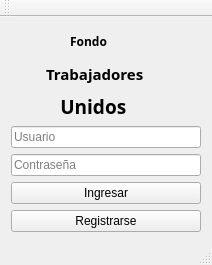
<?xml version="1.0" encoding="UTF-8"?>
<ui version="4.0">
 <class>MainWindow</class>
 <widget class="QMainWindow" name="MainWindow">
  <property name="geometry">
   <rect>
    <x>0</x>
    <y>0</y>
    <width>212</width>
    <height>265</height>
   </rect>
  </property>
  <property name="windowTitle">
   <string>FondoTrabajadoresUnidos</string>
  </property>
  <widget class="QWidget" name="centralWidget">
   <layout class="QVBoxLayout" name="verticalLayout_2">
    <item>
     <widget class="QLabel" name="label">
      <property name="font">
       <font>
        <family>Arial Black</family>
        <pointsize>9</pointsize>
        <weight>75</weight>
        <bold>true</bold>
       </font>
      </property>
      <property name="text">
       <string>                   Fondo</string>
      </property>
     </widget>
    </item>
    <item>
     <widget class="QLabel" name="label_2">
      <property name="font">
       <font>
        <family>Arial Black</family>
        <pointsize>11</pointsize>
        <weight>75</weight>
        <bold>true</bold>
       </font>
      </property>
      <property name="text">
       <string>         Trabajadores</string>
      </property>
     </widget>
    </item>
    <item>
     <widget class="QLabel" name="label_3">
      <property name="font">
       <font>
        <family>Arial Black</family>
        <pointsize>14</pointsize>
        <weight>75</weight>
        <bold>true</bold>
       </font>
      </property>
      <property name="text">
       <string>          Unidos</string>
      </property>
     </widget>
    </item>
    <item>
     <layout class="QVBoxLayout" name="verticalLayout">
      <item>
       <layout class="QHBoxLayout" name="horizontalLayout_2">
        <item>
         <widget class="QLineEdit" name="Usuario">
          <property name="accessibleName">
           <string/>
          </property>
          <property name="text">
           <string/>
          </property>
          <property name="placeholderText">
           <string>Usuario</string>
          </property>
         </widget>
        </item>
       </layout>
      </item>
      <item>
       <widget class="QLineEdit" name="Pass">
        <property name="inputMask">
         <string/>
        </property>
        <property name="text">
         <string/>
        </property>
        <property name="echoMode">
         <enum>QLineEdit::Password</enum>
        </property>
        <property name="placeholderText">
         <string>Contraseña</string>
        </property>
       </widget>
      </item>
      <item>
       <widget class="QPushButton" name="pushButton">
        <property name="text">
         <string>Ingresar</string>
        </property>
       </widget>
      </item>
      <item>
       <layout class="QHBoxLayout" name="horizontalLayout_3">
        <item>
         <widget class="QPushButton" name="pushButton_2">
          <property name="text">
           <string>Registrarse</string>
          </property>
         </widget>
        </item>
       </layout>
      </item>
     </layout>
    </item>
   </layout>
  </widget>
  <widget class="QMenuBar" name="menuBar">
   <property name="geometry">
    <rect>
     <x>0</x>
     <y>0</y>
     <width>212</width>
     <height>21</height>
    </rect>
   </property>
  </widget>
  <widget class="QToolBar" name="mainToolBar">
   <property name="windowTitle">
    <string>FondoTrabajadoresUnidos</string>
   </property>
   <attribute name="toolBarArea">
    <enum>TopToolBarArea</enum>
   </attribute>
   <attribute name="toolBarBreak">
    <bool>false</bool>
   </attribute>
  </widget>
  <widget class="QStatusBar" name="statusBar"/>
 </widget>
 <layoutdefault spacing="6" margin="11"/>
 <resources/>
 <connections/>
 <slots>
  <slot>Ingresar()</slot>
 </slots>
</ui>
